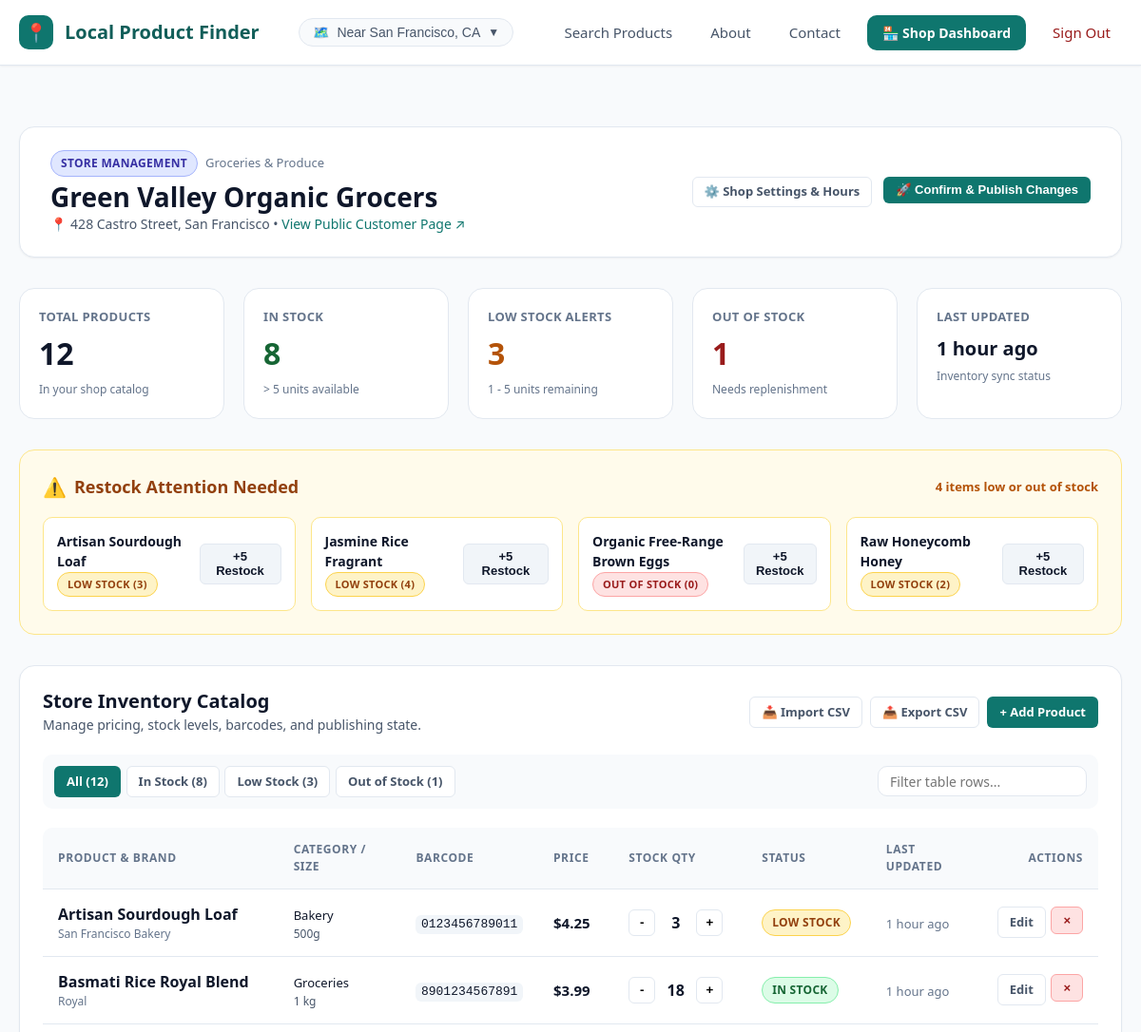
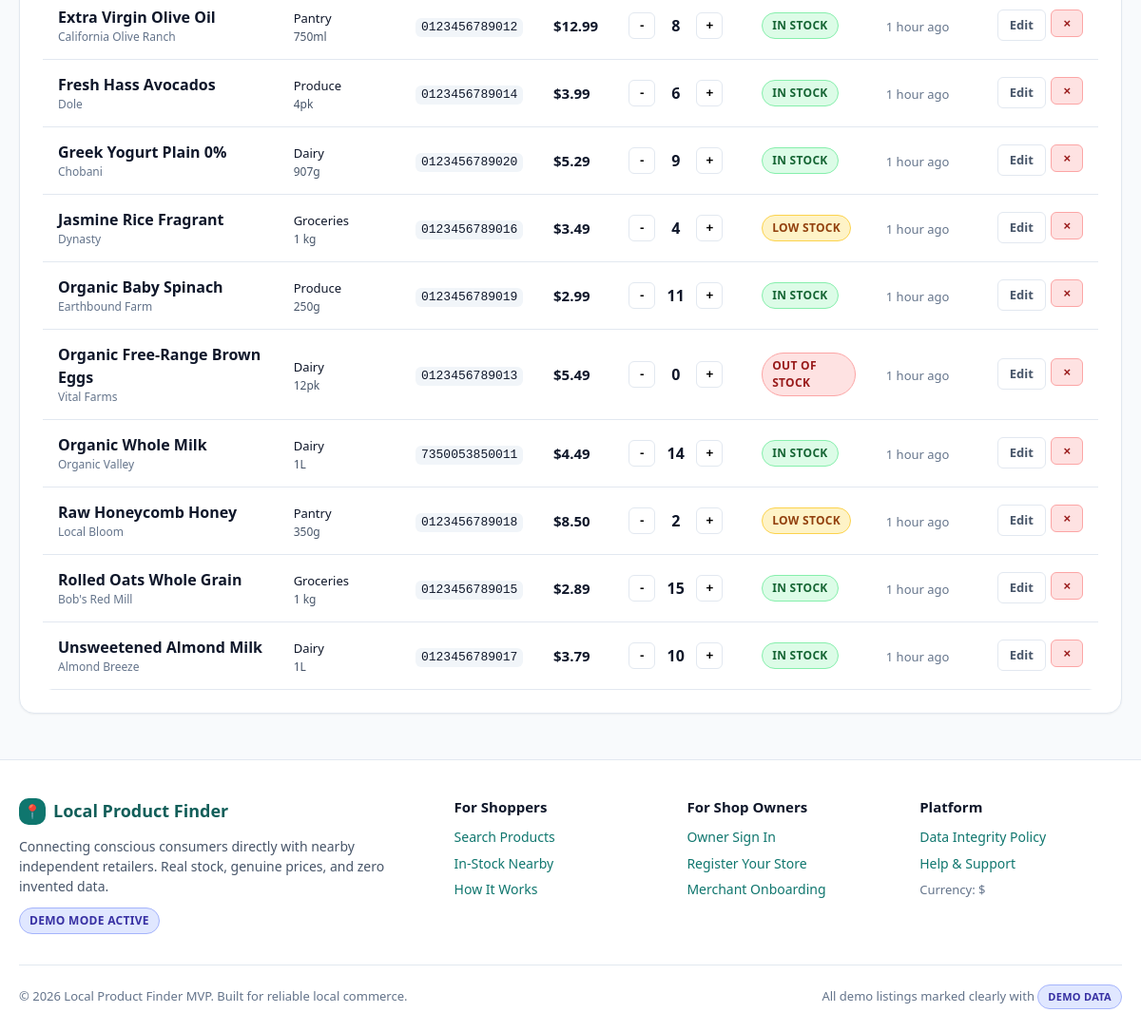
The page /dashboard/ (signed in) on the database its author committed (2 pictures, top to bottom).
### tables this page shows
CREATE TABLE shops (
        id INTEGER PRIMARY KEY AUTOINCREMENT,
        owner_id INTEGER NOT NULL,
        name TEXT NOT NULL,
        slug TEXT UNIQUE NOT NULL,
        description TEXT,
        category TEXT DEFAULT 'General Retail',
        address TEXT NOT NULL,
        city TEXT NOT NULL,
        postal_code TEXT,
        latitude REAL NOT NULL,
        longitude REAL NOT NULL,
        phone TEXT,
        email TEXT,
        website TEXT,
        opening_hours_json TEXT,
        is_demo INTEGER NOT NULL DEFAULT 0,
        is_active INTEGER NOT NULL DEFAULT 1,
        created_at TIMESTAMP DEFAULT CURRENT_TIMESTAMP,
        updated_at TIMESTAMP DEFAULT CURRENT_TIMESTAMP,
        FOREIGN KEY (owner_id) REFERENCES users(id) ON DELETE CASCADE
    );

CREATE TABLE products (
        id INTEGER PRIMARY KEY AUTOINCREMENT,
        shop_id INTEGER NOT NULL,
        name TEXT NOT NULL,
        brand TEXT,
        category TEXT NOT NULL,
        size TEXT,
        barcode TEXT,
        price REAL NOT NULL,
        stock_quantity INTEGER NOT NULL DEFAULT 0,
        description TEXT,
        is_published INTEGER NOT NULL DEFAULT 1,
        is_demo INTEGER NOT NULL DEFAULT 0,
        created_at TIMESTAMP DEFAULT CURRENT_TIMESTAMP,
        updated_at TIMESTAMP DEFAULT CURRENT_TIMESTAMP,
        FOREIGN KEY (shop_id) REFERENCES shops(id) ON DELETE CASCADE
    );

### app/routes/dashboard.py (the view)
@bp.route("/")
def index():
    shop = g.current_shop
    status_filter = request.args.get("status", "all")
    search_query = request.args.get("q", "").strip()
    metrics = Product.get_shop_metrics(shop["id"])
    inventory = Product.get_shop_inventory(
        shop_id=shop["id"],
        published_only=False,
        search_query=search_query
    )
    filtered_inventory = []
    for item in inventory:
        if status_filter == "in_stock" and item["stock_info"]["code"] != "in_stock":
            continue
        elif status_filter == "low_stock" and item["stock_info"]["code"] != "low_stock":
            continue
        elif status_filter == "out_of_stock" and item["stock_info"]["code"] != "out_of_stock":
            continue
        elif status_filter == "draft" and item["is_published"] != 0:
            continue
        filtered_inventory.append(item)
    low_stock_items = [item for item in inventory if item["stock_info"]["code"] in ["low_stock", "out_of_stock"]]
    return render_template(
        "dashboard/index.html",
        shop=shop,
        metrics=metrics,
        inventory=filtered_inventory,
        low_stock_items=low_stock_items[:5],
        status_filter=status_filter,
        search_query=search_query
    )

### app/templates/dashboard/index.html (shortened to what this page needs)
{% extends "base.html" %}
{% block content %}
<div class="container" style="padding-top: 2rem;">
  <div style="background: #fff; border: 1px solid var(--border); border-radius: var(--radius-lg); padding: 1.5rem 2rem; margin-bottom: 2rem; box-shadow: var(--shadow-sm); display: flex; justify-content: space-between; align-items: center; flex-wrap: wrap; gap: 1rem;">
    <div>
      <div style="display: flex; align-items: center; gap: 0.5rem; margin-bottom: 0.25rem;">
        <span class="badge badge-demo">Store Management</span>
        <span style="font-size: 0.8125rem; color: var(--text-muted);">{{ shop.category }}</span>
      </div>
      <h1 style="font-size: 1.75rem;">{{ shop.name }}</h1>
      <p style="font-size: 0.875rem; color: var(--text-sub);">
        📍 {{ shop.address }}, {{ shop.city }} &bull;
        <a href="{{ url_for('customer.shop_details', slug=shop.slug) }}" target="_blank" rel="noopener noreferrer">
          View Public Customer Page &nearr;
        </a>
      </p>
    </div>
    <div style="display: flex; gap: 0.75rem; flex-wrap: wrap;">
      <a href="{{ url_for('dashboard.settings') }}" class="btn btn-outline btn-sm">
        ⚙️ Shop Settings & Hours
      </a>
      <form action="{{ url_for('dashboard.publish_all') }}" method="POST">
        <button type="submit" class="btn btn-primary btn-sm" title="Confirm and make all inventory changes live to customers">
          🚀 Confirm & Publish Changes
        </button>
      </form>
    </div>
  </div>
  <div class="metrics-row">
    <div class="metric-card">
      <div class="metric-label">Total Products</div>
      <div class="metric-value">{{ metrics.total_products }}</div>
      <span style="font-size: 0.75rem; color: var(--text-muted);">In your shop catalog</span>
    </div>
    <div class="metric-card">
      <div class="metric-label">In Stock</div>
      <div class="metric-value" style="color: #166534;">{{ metrics.in_stock }}</div>
      <span style="font-size: 0.75rem; color: var(--text-muted);">&gt; 5 units available</span>
    </div>
    <div class="metric-card">
      <div class="metric-label">Low Stock Alerts</div>
      <div class="metric-value" style="color: #b45309;">{{ metrics.low_stock }}</div>
      <span style="font-size: 0.75rem; color: var(--text-muted);">1 - 5 units remaining</span>
    </div>
    <div class="metric-card">
      <div class="metric-label">Out of Stock</div>
      <div class="metric-value" style="color: #991b1b;">{{ metrics.out_of_stock }}</div>
      <span style="font-size: 0.75rem; color: var(--text-muted);">Needs replenishment</span>
    </div>
    <div class="metric-card">
      <div class="metric-label">Last Updated</div>
      <div style="font-size: 1.25rem; font-weight: 700; color: var(--text-main); margin-top: 0.5rem;">
        {{ metrics.last_updated }}
      </div>
      <span style="font-size: 0.75rem; color: var(--text-muted);">Inventory sync status</span>
    </div>
  </div>
  {% if low_stock_items %}
    <div style="background: #fffbeb; border: 1px solid #fde68a; border-radius: var(--radius-lg); padding: 1.5rem; margin-bottom: 2rem;">
      <div style="display: flex; align-items: center; justify-content: space-between; margin-bottom: 1rem;">
        <div style="display: flex; align-items: center; gap: 0.5rem;">
          <span style="font-size: 1.25rem;">⚠️</span>
          <h3 style="font-size: 1.125rem; color: #92400e; margin: 0;">Restock Attention Needed</h3>
        </div>
        <span style="font-size: 0.8125rem; color: #b45309; font-weight: 600;">
          {{ low_stock_items | length }} items low or out of stock
        </span>
      </div>
      <div style="display: grid; grid-template-columns: repeat(auto-fit, minmax(260px, 1fr)); gap: 1rem;">
        {% for item in low_stock_items %}
          <div style="background: #fff; border: 1px solid #fde68a; border-radius: var(--radius-md); padding: 0.875rem; display: flex; justify-content: space-between; align-items: center;">
            <div>
              <strong style="font-size: 0.875rem; display: block; color: var(--text-main);">{{ item.name }}</strong>
              <span class="badge {{ item.stock_info.badge_class }}" style="font-size: 0.6875rem;">{{ item.stock_info.label }} ({{ item.stock_quantity }})</span>
            </div>
            <form action="{{ url_for('dashboard.update_stock', product_id=item.id) }}" method="POST" style="display: flex; gap: 0.35rem;">
              <button type="submit" class="btn btn-secondary btn-sm" title="Add 5 units">
                +5 Restock
              </button>
            </form>
          </div>
        {% endfor %}
      </div>
    </div>
  {% endif %}
  <div style="background: #fff; border: 1px solid var(--border); border-radius: var(--radius-lg); padding: 1.5rem; box-shadow: var(--shadow-sm);">
    <div style="display: flex; justify-content: space-between; align-items: center; flex-wrap: wrap; gap: 1rem; margin-bottom: 1.25rem;">
      <div>
        <h2 style="font-size: 1.25rem;">Store Inventory Catalog</h2>
        <span style="font-size: 0.875rem; color: var(--text-sub);">
          Manage pricing, stock levels, barcodes, and publishing state.
        </span>
      </div>
      <div style="display: flex; gap: 0.5rem; flex-wrap: wrap;">
        <a href="{{ url_for('dashboard.import_csv') }}" class="btn btn-outline btn-sm">
          📥 Import CSV
        </a>
        <a href="{{ url_for('dashboard.export_csv') }}" class="btn btn-outline btn-sm">
          📤 Export CSV
        </a>
        <a href="{{ url_for('dashboard.add_product') }}" class="btn btn-primary btn-sm">
          + Add Product
        </a>
      </div>
    </div>
    <div style="display: flex; justify-content: space-between; align-items: center; flex-wrap: wrap; gap: 1rem; margin-bottom: 1.25rem; background: var(--bg); padding: 0.75rem; border-radius: var(--radius-md);">
      <div style="display: flex; gap: 0.35rem; flex-wrap: wrap;">
        <a href="{{ url_for('dashboard.index', status='all') }}" class="btn btn-sm {% if status_filter == 'all' %}btn-primary{% else %}btn-outline{% endif %}">
          All ({{ metrics.total_products }})
        </a>
        <a href="{{ url_for('dashboard.index', status='in_stock') }}" class="btn btn-sm {% if status_filter == 'in_stock' %}btn-primary{% else %}btn-outline{% endif %}">
          In Stock ({{ metrics.in_stock }})
        </a>
        <a href="{{ url_for('dashboard.index', status='low_stock') }}" class="btn btn-sm {% if status_filter == 'low_stock' %}btn-primary{% else %}btn-outline{% endif %}">
          Low Stock ({{ metrics.low_stock }})
        </a>
        <a href="{{ url_for('dashboard.index', status='out_of_stock') }}" class="btn btn-sm {% if status_filter == 'out_of_stock' %}btn-primary{% else %}btn-outline{% endif %}">
          Out of Stock ({{ metrics.out_of_stock }})
        </a>
      </div>
      <div>
        <input
          type="text"
          id="tableSearchInput"
          class="form-control"
          placeholder="Filter table rows..."
          style="padding: 0.35rem 0.75rem; font-size: 0.875rem; width: 220px;"
        >
      </div>
    </div>
    {% if inventory | length == 0 %}
      <div style="text-align: center; padding: 3rem 1rem; color: var(--text-sub);">
        <p style="font-size: 1.0625rem; margin-bottom: 1rem;">No products in this view.</p>
        <a href="{{ url_for('dashboard.add_product') }}" class="btn btn-primary btn-sm">+ Add Your First Product</a>
        <a href="{{ url_for('dashboard.import_csv') }}" class="btn btn-outline btn-sm">Import from CSV</a>
      </div>
    {% else %}
      <div style="overflow-x: auto;">
        <table class="data-table">
          <thead>
            <tr>
              <th>Product & Brand</th>
              <th>Category / Size</th>
              <th>Barcode</th>
              <th>Price</th>
              <th style="min-width: 140px;">Stock Qty</th>
              <th>Status</th>
              <th>Last Updated</th>
              <th style="text-align: right;">Actions</th>
            </tr>
          </thead>
          <tbody>
            {% for item in inventory %}
              <tr class="inventory-table-row" id="product-row-{{ item.id }}">
                <td>
                  <strong>{{ item.name }}</strong>
                  {% if item.brand %}
                    <span style="display: block; font-size: 0.75rem; color: var(--text-muted);">{{ item.brand }}</span>
                  {% endif %}
                </td>
                <td>
                  <span style="font-size: 0.8125rem;">{{ item.category }}</span>
                  {% if item.size %}
                    <span style="display: block; font-size: 0.75rem; color: var(--text-sub);">{{ item.size }}</span>
                  {% endif %}
                </td>
                <td>
                  {% if item.barcode %}
                    <code style="font-size: 0.8125rem; background: #f1f5f9; padding: 0.15rem 0.35rem; border-radius: var(--radius-sm);">
                      {{ item.barcode }}
                    </code>
                  {% else %}
                    <span style="color: var(--text-muted); font-size: 0.75rem;">—</span>
                  {% endif %}
                </td>
                <td>
                  <strong style="font-size: 0.9375rem;">{{ item.price | currency }}</strong>
                </td>
                <td>
                  <div class="quick-stock-controls">
                    <button
                      type="button"
                      class="stock-btn quick-stock-btn"
                      data-product-id="{{ item.id }}"
                      data-delta="-1"
                      title="Decrease by 1"
                    >-</button>
                    <span class="stock-qty-display" style="font-weight: 700; min-width: 2rem; text-align: center;">
                      {{ item.stock_quantity }}
                    </span>
                    <button
                      type="button"
                      class="stock-btn quick-stock-btn"
                      data-product-id="{{ item.id }}"
                      data-delta="1"
                      title="Increase by 1"
                    >+</button>
                  </div>
                </td>
                <td>
                  <span class="badge {{ item.stock_info.badge_class }} stock-badge-display">
                    {{ item.stock_info.label }}
                  </span>
                </td>
                <td>
                  <span class="stock-updated-display" style="font-size: 0.8125rem; color: var(--text-muted);">
                    {{ item.relative_updated }}
                  </span>
                </td>
                <td style="text-align: right;">
                  <div style="display: inline-flex; gap: 0.35rem;">
                    <a href="{{ url_for('dashboard.edit_product', product_id=item.id) }}" class="btn btn-outline btn-sm" title="Edit details">
                      Edit
                    </a>
                    <form action="{{ url_for('dashboard.delete_product', product_id=item.id) }}" method="POST" class="delete-product-form" data-product-name="{{ item.name }}" style="display: inline;">
                      <button type="submit" class="btn btn-danger btn-sm" title="Delete product">
                        &times;
                      </button>
                    </form>
                  </div>
                </td>
              </tr>
            {% endfor %}
          </tbody>
        </table>
      </div>
    {% endif %}
  </div>
</div>
{% endblock %}

### rows shown on the page
shops: category "Groceries & Produce", name "Green Valley Organic Grocers", address "428 Castro Street", city "San Francisco"
products: name "Artisan Sourdough Loaf", stock_info.label "LOW STOCK", stock_quantity "3", brand "San Francisco Bakery", category "Bakery", size "500g", barcode "0123456789011", price "$4.25", relative_updated "1 hour ago"
products: name "Jasmine Rice Fragrant", stock_info.label "LOW STOCK", stock_quantity "4", brand "Dynasty", category "Groceries", size "1 kg", barcode "0123456789016", price "$3.49", relative_updated "1 hour ago"
products: name "Organic Free-Range Brown Eggs", stock_info.label "OUT OF STOCK", stock_quantity "0", brand "Vital Farms", category "Dairy", size "12pk", barcode "0123456789013", price "$5.49", relative_updated "1 hour ago"
products: name "Raw Honeycomb Honey", stock_info.label "LOW STOCK", stock_quantity "2", brand "Local Bloom", category "Pantry", size "350g", barcode "0123456789018", price "$8.50", relative_updated "1 hour ago"
products: name "Basmati Rice Royal Blend", brand "Royal", category "Groceries", size "1 kg", barcode "8901234567891", price "$3.99", stock_quantity "18", stock_info.label "IN STOCK", relative_updated "1 hour ago"
products: name "Extra Virgin Olive Oil", brand "California Olive Ranch", category "Pantry", size "750ml", barcode "0123456789012", price "$12.99", stock_quantity "8", stock_info.label "IN STOCK", relative_updated "1 hour ago"
products: name "Fresh Hass Avocados", brand "Dole", category "Produce", size "4pk", barcode "0123456789014", price "$3.99", stock_quantity "6", stock_info.label "IN STOCK", relative_updated "1 hour ago"
products: name "Greek Yogurt Plain 0%", brand "Chobani", category "Dairy", size "907g", barcode "0123456789020", price "$5.29", stock_quantity "9", stock_info.label "IN STOCK", relative_updated "1 hour ago"
products: name "Organic Baby Spinach", brand "Earthbound Farm", category "Produce", size "250g", barcode "0123456789019", price "$2.99", stock_quantity "11", stock_info.label "IN STOCK", relative_updated "1 hour ago"
products: name "Organic Whole Milk", brand "Organic Valley", category "Dairy", size "1L", barcode "7350053850011", price "$4.49", stock_quantity "14", stock_info.label "IN STOCK", relative_updated "1 hour ago"
products: name "Rolled Oats Whole Grain", brand "Bob's Red Mill", category "Groceries", size "1 kg", barcode "0123456789015", price "$2.89", stock_quantity "15", stock_info.label "IN STOCK", relative_updated "1 hour ago"
products: name "Unsweetened Almond Milk", brand "Almond Breeze", category "Dairy", size "1L", barcode "0123456789017", price "$3.79", stock_quantity "10", stock_info.label "IN STOCK", relative_updated "1 hour ago"

### other values the page prints
{{ location_name or DEFAULT_CITY }} "San Francisco, CA"
{{ metrics.total_products }} "12"
{{ metrics.in_stock }} "8"
{{ metrics.low_stock }} "3"
{{ metrics.out_of_stock }} "1"
{{ metrics.last_updated }} "1 hour ago"
{{ low_stock_items | length }} "4"
{{ APP_NAME }} "Local Product Finder"
{{ CURRENCY_SYMBOL }} "$"
